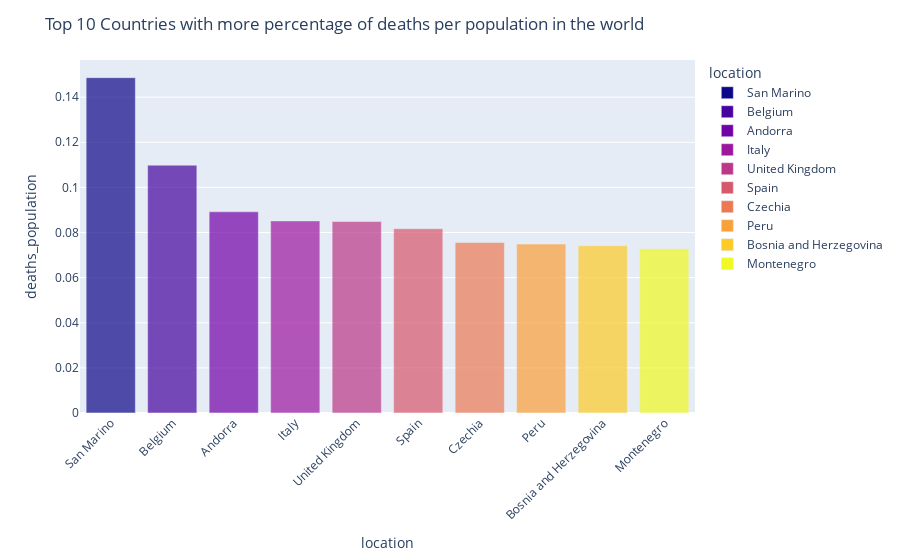

Notebook cell for this chart:
### Code cell
fig1 = px.bar(morePercentage, y = "deaths_population", x = "location", color = "location", color_discrete_sequence=px.colors.sequential.Plasma,  hover_name="location", hover_data={"deaths_population":':.2f', "location":False}, opacity = 0.7)
#set fontsize and uniformText
fig1.update_layout(uniformtext_minsize = 6)
#rotate label 45 degrees
fig1.update_layout(xaxis_tickangle=-45)
#fig.update_layout(legend_title_text='confirmed (Covid-19)')
fig1.update_layout(title_text='Top 10 Countries with more percentage of deaths per population in the world')


#fig1.show()

### Figure 1 — Plotly figure (JSON) as saved in the notebook; plotly's stock layout.template omitted (floating-point values rounded to 4 significant figures)
{"data": [{"alignmentgroup": "True", "hovertemplate": "<b>%{hovertext}</b><br><br>deaths_population=%{y:.2f}<extra></extra>", "hovertext": ["San Marino"], "legendgroup": "San Marino", "marker": {"color": "#0d0887", "opacity": 0.7}, "name": "San Marino", "offsetgroup": "San Marino", "orientation": "v", "showlegend": true, "textposition": "auto", "type": "bar", "x": ["San Marino"], "xaxis": "x", "y": [0.1486], "yaxis": "y"}, {"alignmentgroup": "True", "hovertemplate": "<b>%{hovertext}</b><br><br>deaths_population=%{y:.2f}<extra></extra>", "hovertext": ["Belgium"], "legendgroup": "Belgium", "marker": {"color": "#46039f", "opacity": 0.7}, "name": "Belgium", "offsetgroup": "Belgium", "orientation": "v", "showlegend": true, "textposition": "auto", "type": "bar", "x": ["Belgium"], "xaxis": "x", "y": [0.1098], "yaxis": "y"}, {"alignmentgroup": "True", "hovertemplate": "<b>%{hovertext}</b><br><br>deaths_population=%{y:.2f}<extra></extra>", "hovertext": ["Andorra"], "legendgroup": "Andorra", "marker": {"color": "#7201a8", "opacity": 0.7}, "name": "Andorra", "offsetgroup": "Andorra", "orientation": "v", "showlegend": true, "textposition": "auto", "type": "bar", "x": ["Andorra"], "xaxis": "x", "y": [0.08919], "yaxis": "y"}, {"alignmentgroup": "True", "hovertemplate": "<b>%{hovertext}</b><br><br>deaths_population=%{y:.2f}<extra></extra>", "hovertext": ["Italy"], "legendgroup": "Italy", "marker": {"color": "#9c179e", "opacity": 0.7}, "name": "Italy", "offsetgroup": "Italy", "orientation": "v", "showlegend": true, "textposition": "auto", "type": "bar", "x": ["Italy"], "xaxis": "x", "y": [0.08515], "yaxis": "y"}, {"alignmentgroup": "True", "hovertemplate": "<b>%{hovertext}</b><br><br>deaths_population=%{y:.2f}<extra></extra>", "hovertext": ["United Kingdom"], "legendgroup": "United Kingdom", "marker": {"color": "#bd3786", "opacity": 0.7}, "name": "United Kingdom", "offsetgroup": "United Kingdom", "orientation": "v", "showlegend": true, "textposition": "auto", "type": "bar", "x": ["United Kingdom"], "xaxis": "x", "y": [0.08487], "yaxis": "y"}, {"alignmentgroup": "True", "hovertemplate": "<b>%{hovertext}</b><br><br>deaths_population=%{y:.2f}<extra></extra>", "hovertext": ["Spain"], "legendgroup": "Spain", "marker": {"color": "#d8576b", "opacity": 0.7}, "name": "Spain", "offsetgroup": "Spain", "orientation": "v", "showlegend": true, "textposition": "auto", "type": "bar", "x": ["Spain"], "xaxis": "x", "y": [0.08168], "yaxis": "y"}, {"alignmentgroup": "True", "hovertemplate": "<b>%{hovertext}</b><br><br>deaths_population=%{y:.2f}<extra></extra>", "hovertext": ["Czechia"], "legendgroup": "Czechia", "marker": {"color": "#ed7953", "opacity": 0.7}, "name": "Czechia", "offsetgroup": "Czechia", "orientation": "v", "showlegend": true, "textposition": "auto", "type": "bar", "x": ["Czechia"], "xaxis": "x", "y": [0.07557], "yaxis": "y"}, {"alignmentgroup": "True", "hovertemplate": "<b>%{hovertext}</b><br><br>deaths_population=%{y:.2f}<extra></extra>", "hovertext": ["Peru"], "legendgroup": "Peru", "marker": {"color": "#fb9f3a", "opacity": 0.7}, "name": "Peru", "offsetgroup": "Peru", "orientation": "v", "showlegend": true, "textposition": "auto", "type": "bar", "x": ["Peru"], "xaxis": "x", "y": [0.07489], "yaxis": "y"}, {"alignmentgroup": "True", "hovertemplate": "<b>%{hovertext}</b><br><br>deaths_population=%{y:.2f}<extra></extra>", "hovertext": ["Bosnia and Herzegovina"], "legendgroup": "Bosnia and Herzegovina", "marker": {"color": "#fdca26", "opacity": 0.7}, "name": "Bosnia and Herzegovina", "offsetgroup": "Bosnia and Herzegovina", "orientation": "v", "showlegend": true, "textposition": "auto", "type": "bar", "x": ["Bosnia and Herzegovina"], "xaxis": "x", "y": [0.07417], "yaxis": "y"}, {"alignmentgroup": "True", "hovertemplate": "<b>%{hovertext}</b><br><br>deaths_population=%{y:.2f}<extra></extra>", "hovertext": ["Montenegro"], "legendgroup": "Montenegro", "marker": {"color": "#f0f921", "opacity": 0.7}, "name": "Montenegro", "offsetgroup": "Montenegro", "orientation": "v", "showlegend": true, "textposition": "auto", "type": "bar", "x": ["Montenegro"], "xaxis": "x", "y": [0.07278], "yaxis": "y"}], "layout": {"barmode": "relative", "legend": {"title": {"text": "location"}, "tracegroupgap": 0}, "margin": {"t": 60}, "title": {"text": "Top 10 Countries with more percentage of deaths per population in the world"}, "uniformtext": {"minsize": 6}, "xaxis": {"anchor": "y", "categoryarray": ["San Marino", "Belgium", "Andorra", "Italy", "United Kingdom", "Spain", "Czechia", "Peru", "Bosnia and Herzegovina", "Montenegro"], "categoryorder": "array", "domain": [0, 1], "tickangle": -45, "title": {"text": "location"}}, "yaxis": {"anchor": "x", "domain": [0, 1], "title": {"text": "deaths_population"}}}}
